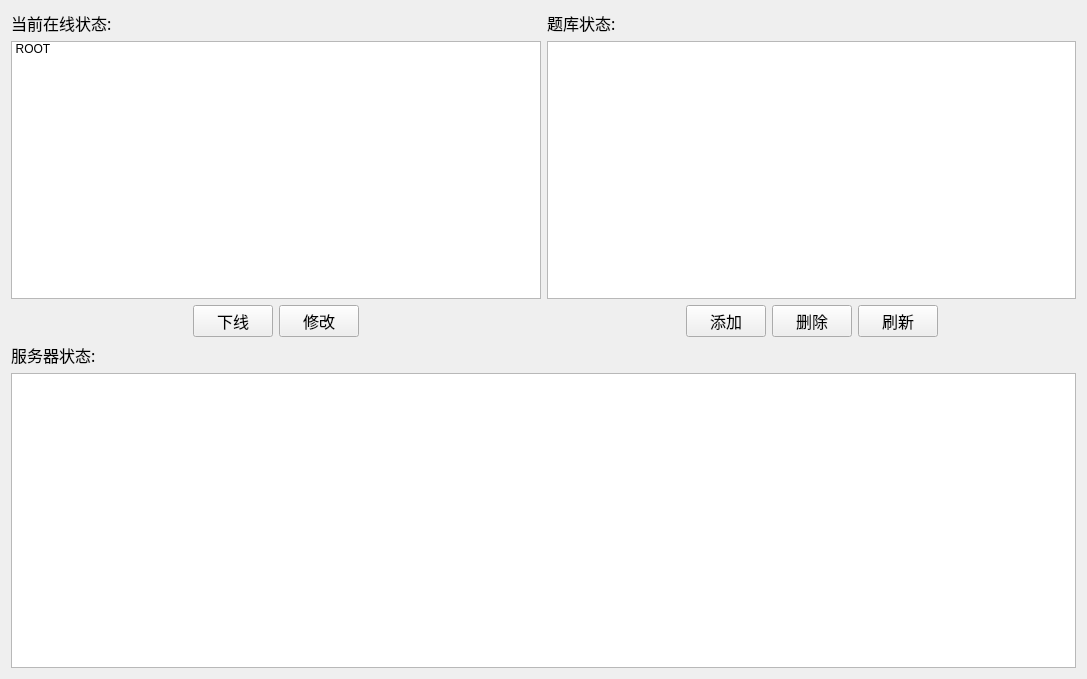
<?xml version="1.0" encoding="UTF-8"?>
<ui version="4.0">
 <class>Widget</class>
 <widget class="QWidget" name="Widget">
  <property name="geometry">
   <rect>
    <x>0</x>
    <y>0</y>
    <width>1087</width>
    <height>679</height>
   </rect>
  </property>
  <property name="maximumSize">
   <size>
    <width>16777215</width>
    <height>16777214</height>
   </size>
  </property>
  <property name="windowTitle">
   <string>小白马测试服务器端</string>
  </property>
  <property name="windowIcon">
   <iconset resource="resource.qrc">
    <normaloff>:/ui/white</normaloff>:/ui/white</iconset>
  </property>
  <layout class="QGridLayout" name="gridLayout">
   <item row="0" column="0">
    <layout class="QVBoxLayout" name="verticalLayout_6">
     <item>
      <layout class="QHBoxLayout" name="horizontalLayout_6">
       <item>
        <layout class="QVBoxLayout" name="verticalLayout_4">
         <item>
          <layout class="QVBoxLayout" name="verticalLayout">
           <item>
            <layout class="QHBoxLayout" name="horizontalLayout">
             <item>
              <widget class="QLabel" name="label_2">
               <property name="font">
                <font>
                 <family>宋体</family>
                 <pointsize>12</pointsize>
                </font>
               </property>
               <property name="text">
                <string>当前在线状态:</string>
               </property>
              </widget>
             </item>
             <item>
              <spacer name="horizontalSpacer">
               <property name="orientation">
                <enum>Qt::Horizontal</enum>
               </property>
               <property name="sizeHint" stdset="0">
                <size>
                 <width>40</width>
                 <height>20</height>
                </size>
               </property>
              </spacer>
             </item>
            </layout>
           </item>
          </layout>
         </item>
         <item>
          <widget class="QListWidget" name="listWidget_user">
           <property name="lineWidth">
            <number>1</number>
           </property>
           <property name="resizeMode">
            <enum>QListView::Fixed</enum>
           </property>
           <property name="layoutMode">
            <enum>QListView::SinglePass</enum>
           </property>
           <property name="viewMode">
            <enum>QListView::IconMode</enum>
           </property>
           <property name="batchSize">
            <number>100</number>
           </property>
           <item>
            <property name="text">
             <string>ROOT</string>
            </property>
            <property name="icon">
             <iconset resource="resource.qrc">
              <normaloff>:/ui/admin</normaloff>:/ui/admin</iconset>
            </property>
           </item>
          </widget>
         </item>
         <item>
          <layout class="QHBoxLayout" name="horizontalLayout_4">
           <item>
            <spacer name="horizontalSpacer_4">
             <property name="orientation">
              <enum>Qt::Horizontal</enum>
             </property>
             <property name="sizeHint" stdset="0">
              <size>
               <width>40</width>
               <height>20</height>
              </size>
             </property>
            </spacer>
           </item>
           <item>
            <widget class="QPushButton" name="pushButton_disconnect">
             <property name="font">
              <font>
               <family>宋体</family>
               <pointsize>12</pointsize>
              </font>
             </property>
             <property name="text">
              <string>下线</string>
             </property>
            </widget>
           </item>
           <item>
            <widget class="QPushButton" name="pushButton_editu">
             <property name="font">
              <font>
               <family>宋体</family>
               <pointsize>12</pointsize>
              </font>
             </property>
             <property name="text">
              <string>修改</string>
             </property>
            </widget>
           </item>
           <item>
            <spacer name="horizontalSpacer_6">
             <property name="orientation">
              <enum>Qt::Horizontal</enum>
             </property>
             <property name="sizeHint" stdset="0">
              <size>
               <width>40</width>
               <height>20</height>
              </size>
             </property>
            </spacer>
           </item>
          </layout>
         </item>
        </layout>
       </item>
       <item>
        <layout class="QVBoxLayout" name="verticalLayout_5">
         <item>
          <layout class="QVBoxLayout" name="verticalLayout_2">
           <item>
            <layout class="QHBoxLayout" name="horizontalLayout_2">
             <item>
              <widget class="QLabel" name="label_3">
               <property name="font">
                <font>
                 <family>宋体</family>
                 <pointsize>12</pointsize>
                </font>
               </property>
               <property name="text">
                <string>题库状态:</string>
               </property>
              </widget>
             </item>
             <item>
              <spacer name="horizontalSpacer_2">
               <property name="orientation">
                <enum>Qt::Horizontal</enum>
               </property>
               <property name="sizeHint" stdset="0">
                <size>
                 <width>40</width>
                 <height>20</height>
                </size>
               </property>
              </spacer>
             </item>
            </layout>
           </item>
           <item>
            <widget class="QListWidget" name="listWidget_questions"/>
           </item>
          </layout>
         </item>
         <item>
          <layout class="QHBoxLayout" name="horizontalLayout_5">
           <item>
            <spacer name="horizontalSpacer_7">
             <property name="orientation">
              <enum>Qt::Horizontal</enum>
             </property>
             <property name="sizeHint" stdset="0">
              <size>
               <width>40</width>
               <height>20</height>
              </size>
             </property>
            </spacer>
           </item>
           <item>
            <widget class="QPushButton" name="pushButton_add">
             <property name="font">
              <font>
               <family>宋体</family>
               <pointsize>12</pointsize>
              </font>
             </property>
             <property name="text">
              <string>添加</string>
             </property>
            </widget>
           </item>
           <item>
            <widget class="QPushButton" name="pushButton_del">
             <property name="font">
              <font>
               <family>宋体</family>
               <pointsize>12</pointsize>
              </font>
             </property>
             <property name="text">
              <string>删除</string>
             </property>
            </widget>
           </item>
           <item>
            <widget class="QPushButton" name="pushButton_fresh">
             <property name="font">
              <font>
               <family>宋体</family>
               <pointsize>12</pointsize>
              </font>
             </property>
             <property name="text">
              <string>刷新</string>
             </property>
            </widget>
           </item>
           <item>
            <spacer name="horizontalSpacer_10">
             <property name="orientation">
              <enum>Qt::Horizontal</enum>
             </property>
             <property name="sizeHint" stdset="0">
              <size>
               <width>40</width>
               <height>20</height>
              </size>
             </property>
            </spacer>
           </item>
          </layout>
         </item>
        </layout>
       </item>
      </layout>
     </item>
     <item>
      <layout class="QVBoxLayout" name="verticalLayout_3">
       <item>
        <layout class="QHBoxLayout" name="horizontalLayout_3">
         <item>
          <widget class="QLabel" name="label">
           <property name="font">
            <font>
             <family>宋体</family>
             <pointsize>12</pointsize>
            </font>
           </property>
           <property name="text">
            <string>服务器状态:</string>
           </property>
          </widget>
         </item>
         <item>
          <spacer name="horizontalSpacer_3">
           <property name="orientation">
            <enum>Qt::Horizontal</enum>
           </property>
           <property name="sizeHint" stdset="0">
            <size>
             <width>40</width>
             <height>20</height>
            </size>
           </property>
          </spacer>
         </item>
        </layout>
       </item>
       <item>
        <widget class="QTextEdit" name="textEdit_state">
         <property name="readOnly">
          <bool>true</bool>
         </property>
         <property name="html">
          <string>&lt;!DOCTYPE HTML PUBLIC &quot;-//W3C//DTD HTML 4.0//EN&quot; &quot;http://www.w3.org/TR/REC-html40/strict.dtd&quot;&gt;
&lt;html&gt;&lt;head&gt;&lt;meta name=&quot;qrichtext&quot; content=&quot;1&quot; /&gt;&lt;style type=&quot;text/css&quot;&gt;
p, li { white-space: pre-wrap; }
&lt;/style&gt;&lt;/head&gt;&lt;body style=&quot; font-family:'SimSun'; font-size:9pt; font-weight:400; font-style:normal;&quot;&gt;
&lt;p style=&quot;-qt-paragraph-type:empty; margin-top:0px; margin-bottom:0px; margin-left:0px; margin-right:0px; -qt-block-indent:0; text-indent:0px;&quot;&gt;&lt;br /&gt;&lt;/p&gt;&lt;/body&gt;&lt;/html&gt;</string>
         </property>
         <property name="placeholderText">
          <string/>
         </property>
        </widget>
       </item>
      </layout>
     </item>
    </layout>
   </item>
  </layout>
 </widget>
 <layoutdefault spacing="6" margin="11"/>
 <resources>
  <include location="resource.qrc"/>
 </resources>
 <connections/>
</ui>
